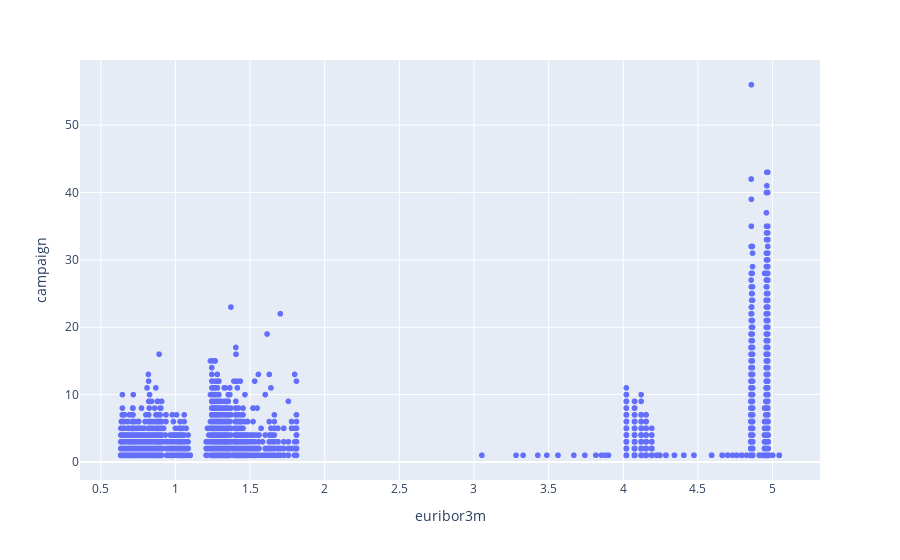

The notebook cell saved with this chart:
### Code cell
px.scatter(df, x='euribor3m', y='campaign')

### Figure 1 — Plotly figure (JSON) as saved in the notebook; plotly's stock layout.template omitted (floating-point values rounded to 4 significant figures; data arrays with more than 128 entries replaced by an {"elided": "..."} marker saying what was removed)
{"data": [{"hovertemplate": "euribor3m=%{x}<br>campaign=%{y}<extra></extra>", "legendgroup": "", "marker": {"color": "#636efa", "symbol": "circle"}, "mode": "markers", "name": "", "showlegend": false, "type": "scattergl", "x": {"elided": "41188 float values"}, "xaxis": "x", "y": {"elided": "41188 int values"}, "yaxis": "y"}], "layout": {"legend": {"tracegroupgap": 0}, "margin": {"t": 60}, "xaxis": {"anchor": "y", "domain": [0, 1], "title": {"text": "euribor3m"}}, "yaxis": {"anchor": "x", "domain": [0, 1], "title": {"text": "campaign"}}}}
